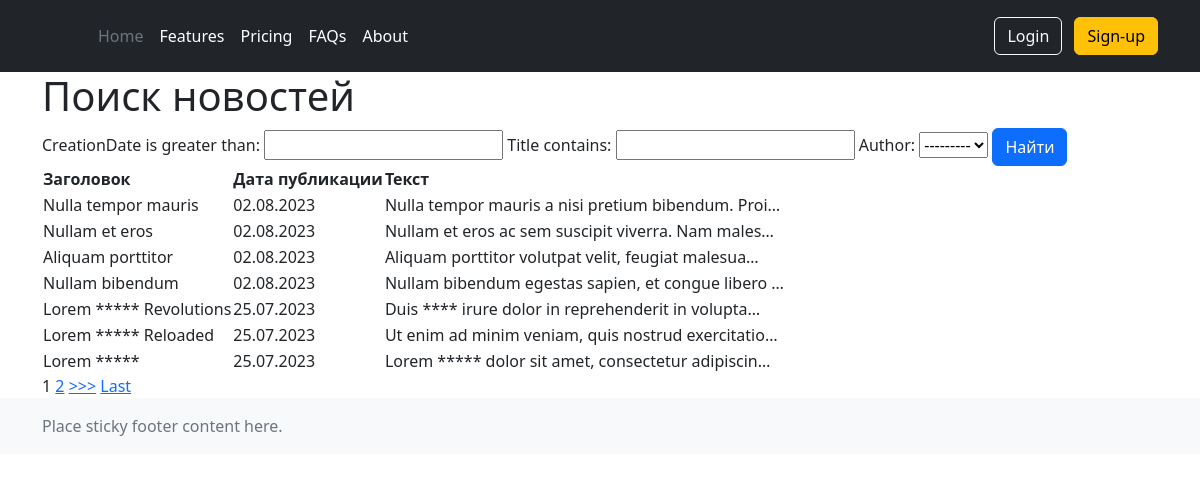
Before: /news/search with the older database file.
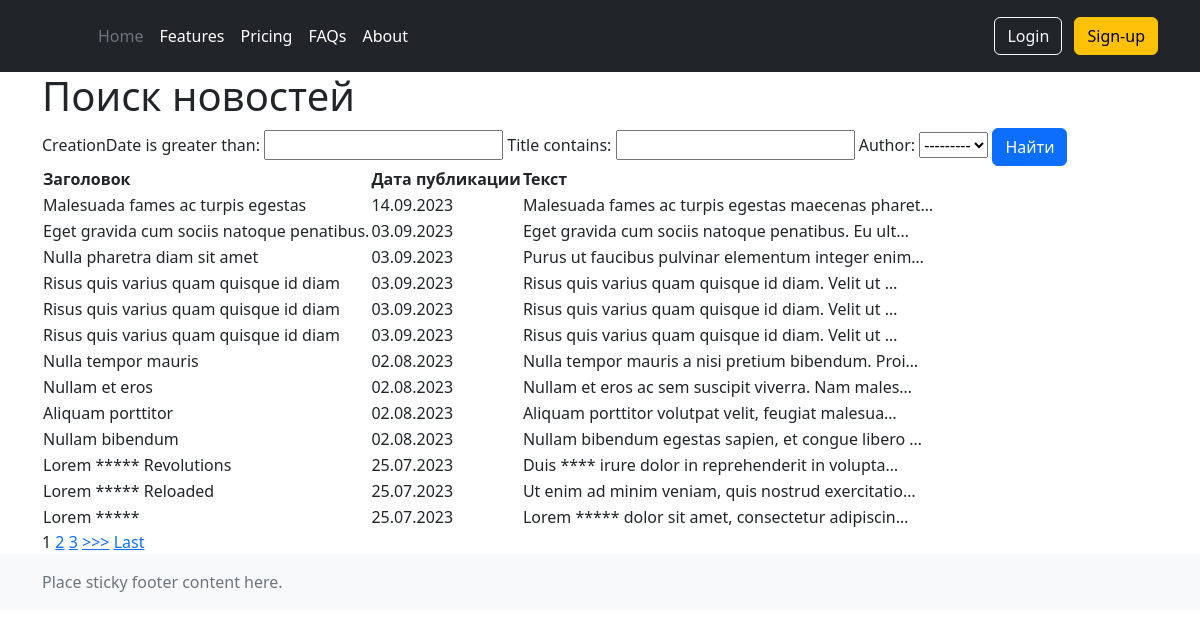
After: the same page with the newer database file.
### news/models.py (models this page shows, shortened)
class Post(models.Model):
    author = models.ForeignKey(Author, on_delete=models.CASCADE)
    NEWS = 'NW'
    ARTICLE = 'AR'
    CATEGORY_CHOICES = (
        (NEWS, 'новость'),
        (ARTICLE, 'статья')
    )
    categoryType = models.CharField(max_length=2, choices=CATEGORY_CHOICES, default=ARTICLE)
    creationDate = models.DateTimeField(auto_now_add=True)
    postCategory = models.ManyToManyField(Category, through='PostCategory')
    title = models.CharField(max_length=128)
    text = models.TextField()
    rating = models.SmallIntegerField(default=0)

### news/views.py (the view)
# urls.py: path('search', SearchList.as_view()),
class SearchList(ListView):
    model = Post
    template_name = 'news/search.html'
    context_object_name = 'news'
    ordering = ['-id']
    paginate_by = 5
    def get_context_data(self, **kwargs):
        context = super().get_context_data(**kwargs)
        context['filter'] = NewsFilter(self.request.GET, queryset=self.get_queryset())
        return context

### news/models.py (called while the page is built)
    def __str__(self):
        return self.authorUser.username

### news/templatetags/custom_filters.py (called while the page is built)
@register.filter(name='censor')
def censor(value):
    stop_words = {'ipsum', 'incididunt', 'commodo', 'occaecat', 'aute'}
    if isinstance(value, str):
        for word in stop_words:
            value = value.replace(word, '*' * len(word))
        return value
    else:
        raise ValueError(f'Невозможно применить censor к {type(value)}')

### news/templates/news/search.html (shortened to what this page needs)
{% extends 'layout/base.html' %}
{% load custom_filters %}
{% block content %}
<h1>Поиск новостей</h1>
<form method="GET">
   {{ filter.form }}
   <input class="btn btn-primary" type="submit" value="Найти">
</form>
    {% if news %}
        <table>
            <tr>
                <th scope="col">
                    Заголовок
                </th>
                <th scope="col">
                    Дата публикации
                </th>
                <th scope="col">
                    Текст
                </th>
            </tr>
        {% for post in filter.qs %}
               <tr>
                   <td>
                       {{ post.title|censor }}
                  </td>
                   <td>
                       {{ post.creationDate|date:'d.m.Y' }}
                   </td>
                   <td>
                       {{ post.text|truncatechars:50|censor }}
                   </td>
               </tr>
        {% endfor %}
        </table>
    {% include 'news/parts/paginator.html' %}
    {% else %}
         <h3>Нет никаких новостей</h3>
    {% endif %}
{% endblock content %}

### templates/layout/base.html (shortened to what this page needs)
<!DOCTYPE html>
<html lang="en">
<head>
<link href="https://cdn.jsdelivr.net/npm/bootstrap@5.2.3/dist/css/bootstrap.min.css" rel="stylesheet">
<link rel="stylesheet" href="https://cdnjs.cloudflare.com/ajax/libs/font-awesome/5.15.4/css/all.min.css">
<link rel="stylesheet" href="../../static/css/styles.css">
</head>
<body>
{% include './parts/header.html' %}
<div class="container">
 {% block content %}
 {% endblock content %}
</div>
{% include './parts/footer.html' %}
</body>
</html>

### templates/layout/parts/header.html
<header class="p-3 text-bg-dark">
 <div class="container">
   <div class="d-flex flex-wrap align-items-center justify-content-center justify-content-lg-start">
     <a href="/" class="d-flex align-items-center mb-2 mb-lg-0 text-white text-decoration-none">
       <svg class="bi me-2" width="40" height="32" role="img" aria-label="Bootstrap"><use xlink:href="#bootstrap"/></svg>
     </a>
     <ul class="nav col-12 col-lg-auto me-lg-auto mb-2 justify-content-center mb-md-0">
       <li><a href="#" class="nav-link px-2 text-secondary">Home</a></li>
       <li><a href="#" class="nav-link px-2 text-white">Features</a></li>
       <li><a href="#" class="nav-link px-2 text-white">Pricing</a></li>
       <li><a href="#" class="nav-link px-2 text-white">FAQs</a></li>
       <li><a href="#" class="nav-link px-2 text-white">About</a></li>
     </ul>
     <div class="text-end">
       <button type="button" class="btn btn-outline-light me-2">Login</button>
       <button type="button" class="btn btn-warning">Sign-up</button>
     </div>
   </div>
 </div>
</header>

### news/templates/news/parts/paginator.html (shortened to what this page needs)
{% if is_paginated %}
   {% for num in page_obj.paginator.page_range %}
       {% if page_obj.number == num %}
           <a>{{ num }}</a>
       {% elif num > page_obj.number|add:'-3' and num < page_obj.number|add:'3' %}
           <a href="?page={{ num }}">{{ num }}</a>
       {% endif %}
   {% endfor %}
   {% if page_obj.has_next %}
       <a href="?page={{ page_obj.next_page_number }}">>>></a>
       <a href="?page={{ page_obj.paginator.num_pages }}">Last</a>
   {% endif %}
{% endif %}

### templates/layout/parts/footer.html
<footer class="footer mt-auto py-3 bg-light">
 <div class="container">
   <span class="text-muted">Place sticky footer content here.</span>
 </div>
</footer>

Changed rows visible on the page:
added Post: title|censor "Malesuada fames ac turpis egestas", creationDate "14.09.2023", text|censor "Malesuada fames ac turpis egestas maecenas pharet…"
added Post: title|censor "Eget gravida cum sociis natoque penatibus.", creationDate "03.09.2023", text|censor "Eget gravida cum sociis natoque penatibus. Eu ult…"
added Post: title|censor "Nulla pharetra diam sit amet", creationDate "03.09.2023", text|censor "Purus ut faucibus pulvinar elementum integer enim…"
added Post: title|censor "Risus quis varius quam quisque id diam", creationDate "03.09.2023", text|censor "Risus quis varius quam quisque id diam. Velit ut …"
added Post: title|censor "Risus quis varius quam quisque id diam", creationDate "03.09.2023", text|censor "Risus quis varius quam quisque id diam. Velit ut …"
added Post: title|censor "Risus quis varius quam quisque id diam", creationDate "03.09.2023", text|censor "Risus quis varius quam quisque id diam. Velit ut …"
Other visible differences:
new list line: "3"
